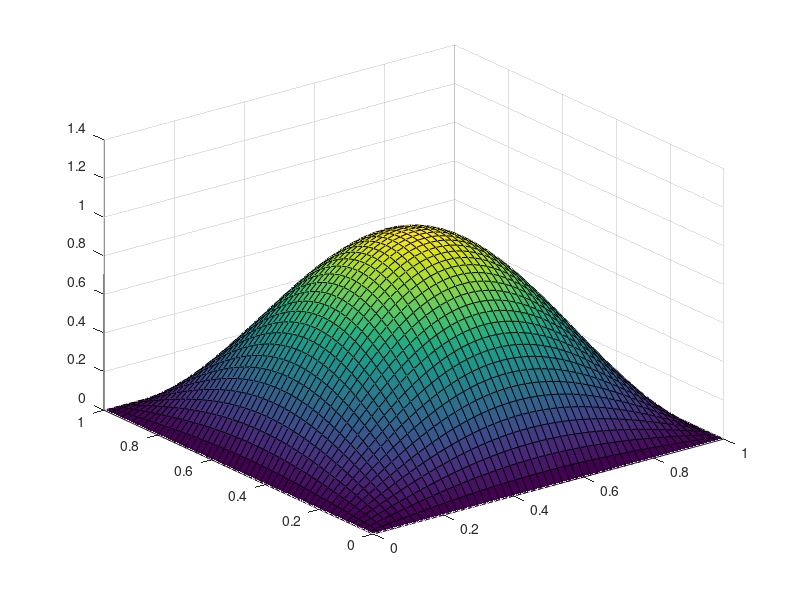

Source code (MATLAB):
x = 0:1/50:1;
y = 0:1/50:1;
[X, Y] = meshgrid(x, y);
u = [0 , 0 , 0 , 0 , 0 , 0 , 0 , 0 , 0 , 0 , 0 , 0 , 0 , 0 , 0 , 0 , 0 , 0 , 0 , 0 , 0 , 0 , 0 , 0 , 0 , 0 , 0 , 0 , 0 , 0 , 0 , 0 , 0 , 0 , 0 , 0 , 0 , 0 , 0 , 0 , 0 , 0 , 0 , 0 , 0 , 0 , 0 , 0 , 0 , 0 , 0 , ;
0 , 0.00394395 , 0.00787233 , 0.0117696 , 0.0156205 , 0.0194097 , 0.0231223 , 0.0267437 , 0.0302595 , 0.0336559 , 0.0369195 , 0.0400374 , 0.0429972 , 0.0457874 , 0.0483968 , 0.0508153 , 0.0530332 , 0.0550419 , 0.0568333 , 0.0584004 , 0.059737 , 0.0608379 , 0.0616986 , 0.0623159 , 0.0626872 , 0.0628112 , 0.0626872 , 0.0623159 , 0.0616986 , 0.0608379 , 0.059737 , 0.0584004 , 0.0568333 , 0.0550419 , 0.0530332 , 0.0508153 , 0.0483968 , 0.0457874 , 0.0429972 , 0.0400374 , 0.0369195 , 0.0336559 , 0.0302595 , 0.0267437 , 0.0231223 , 0.0194097 , 0.0156205 , 0.0117696 , 0.00787233 , 0.00394395 , 7.68962e-18 , ;
0 , 0.00787233 , 0.0157136 , 0.0234928 , 0.0311794 , 0.0387428 , 0.0461534 , 0.0533819 , 0.0603996 , 0.067179 , 0.0736933 , 0.0799167 , 0.0858247 , 0.0913941 , 0.0966027 , 0.10143 , 0.105857 , 0.109866 , 0.113442 , 0.11657 , 0.119238 , 0.121436 , 0.123154 , 0.124386 , 0.125127 , 0.125374 , 0.125127 , 0.124386 , 0.123154 , 0.121436 , 0.119238 , 0.11657 , 0.113442 , 0.109866 , 0.105857 , 0.10143 , 0.0966027 , 0.0913941 , 0.0858247 , 0.0799167 , 0.0736933 , 0.067179 , 0.0603996 , 0.0533819 , 0.0461534 , 0.0387428 , 0.0311794 , 0.0234928 , 0.0157136 , 0.00787233 , 1.53489e-17 , ;
0 , 0.0117696 , 0.0234928 , 0.0351233 , 0.0466152 , 0.0579231 , 0.0690024 , 0.0798093 , 0.0903013 , 0.100437 , 0.110176 , 0.119481 , 0.128314 , 0.13664 , 0.144427 , 0.151645 , 0.158263 , 0.164258 , 0.169603 , 0.17428 , 0.178269 , 0.181554 , 0.184123 , 0.185965 , 0.187073 , 0.187443 , 0.187073 , 0.185965 , 0.184123 , 0.181554 , 0.178269 , 0.17428 , 0.169603 , 0.164258 , 0.158263 , 0.151645 , 0.144427 , 0.13664 , 0.128314 , 0.119481 , 0.110176 , 0.100437 , 0.0903013 , 0.0798093 , 0.0690024 , 0.0579231 , 0.0466152 , 0.0351233 , 0.0234928 , 0.0117696 , 2.29476e-17 , ;
0 , 0.0156205 , 0.0311794 , 0.0466152 , 0.061867 , 0.0768747 , 0.091579 , 0.105922 , 0.119847 , 0.133299 , 0.146224 , 0.158573 , 0.170296 , 0.181347 , 0.191682 , 0.201261 , 0.210045 , 0.218 , 0.225095 , 0.231302 , 0.236596 , 0.240956 , 0.244365 , 0.24681 , 0.248281 , 0.248772 , 0.248281 , 0.24681 , 0.244365 , 0.240956 , 0.236596 , 0.231302 , 0.225095 , 0.218 , 0.210045 , 0.201261 , 0.191682 , 0.181347 , 0.170296 , 0.158573 , 0.146224 , 0.133299 , 0.119847 , 0.105922 , 0.091579 , 0.0768747 , 0.061867 , 0.0466152 , 0.0311794 , 0.0156205 , 3.04557e-17 , ;
0 , 0.0194097 , 0.0387428 , 0.0579231 , 0.0768747 , 0.0955229 , 0.113794 , 0.131616 , 0.148919 , 0.165634 , 0.181695 , 0.19704 , 0.211606 , 0.225338 , 0.23818 , 0.250082 , 0.260998 , 0.270883 , 0.279699 , 0.287411 , 0.293989 , 0.299407 , 0.303643 , 0.306681 , 0.308509 , 0.309119 , 0.308509 , 0.306681 , 0.303643 , 0.299407 , 0.293989 , 0.287411 , 0.279699 , 0.270883 , 0.260998 , 0.250082 , 0.23818 , 0.225338 , 0.211606 , 0.19704 , 0.181695 , 0.165634 , 0.148919 , 0.131616 , 0.113794 , 0.0955229 , 0.0768747 , 0.0579231 , 0.0387428 , 0.0194097 , 3.78437e-17 , ;
0 , 0.0231223 , 0.0461534 , 0.0690024 , 0.091579 , 0.113794 , 0.13556 , 0.156791 , 0.177404 , 0.197316 , 0.216449 , 0.234729 , 0.252082 , 0.26844 , 0.283738 , 0.297917 , 0.31092 , 0.322696 , 0.333199 , 0.342386 , 0.350222 , 0.356677 , 0.361723 , 0.365342 , 0.367519 , 0.368246 , 0.367519 , 0.365342 , 0.361723 , 0.356677 , 0.350222 , 0.342386 , 0.333199 , 0.322696 , 0.31092 , 0.297917 , 0.283738 , 0.26844 , 0.252082 , 0.234729 , 0.216449 , 0.197316 , 0.177404 , 0.156791 , 0.13556 , 0.113794 , 0.091579 , 0.0690024 , 0.0461534 , 0.0231223 , 4.50823e-17 , ;
0 , 0.0267437 , 0.0533819 , 0.0798093 , 0.105922 , 0.131616 , 0.156791 , 0.181348 , 0.205188 , 0.228219 , 0.250349 , 0.271491 , 0.291562 , 0.310482 , 0.328177 , 0.344576 , 0.359616 , 0.373236 , 0.385383 , 0.39601 , 0.405073 , 0.412538 , 0.418375 , 0.422561 , 0.425079 , 0.425919 , 0.425079 , 0.422561 , 0.418375 , 0.412538 , 0.405073 , 0.39601 , 0.385383 , 0.373236 , 0.359616 , 0.344576 , 0.328177 , 0.310482 , 0.291562 , 0.271491 , 0.250349 , 0.228219 , 0.205188 , 0.181348 , 0.156791 , 0.131616 , 0.105922 , 0.0798093 , 0.0533819 , 0.0267437 , 5.21429e-17 , ;
0 , 0.0302595 , 0.0603996 , 0.0903013 , 0.119847 , 0.148919 , 0.177404 , 0.205188 , 0.232163 , 0.258221 , 0.283261 , 0.307182 , 0.329892 , 0.351299 , 0.37132 , 0.389875 , 0.406892 , 0.422303 , 0.436047 , 0.448071 , 0.458326 , 0.466772 , 0.473376 , 0.478112 , 0.480961 , 0.481912 , 0.480961 , 0.478112 , 0.473376 , 0.466772 , 0.458326 , 0.448071 , 0.436047 , 0.422303 , 0.406892 , 0.389875 , 0.37132 , 0.351299 , 0.329892 , 0.307182 , 0.283261 , 0.258221 , 0.232163 , 0.205188 , 0.177404 , 0.148919 , 0.119847 , 0.0903013 , 0.0603996 , 0.0302595 , 5.89978e-17 , ;
0 , 0.0336559 , 0.067179 , 0.100437 , 0.133299 , 0.165634 , 0.197316 , 0.228219 , 0.258221 , 0.287205 , 0.315055 , 0.341661 , 0.366919 , 0.390729 , 0.412997 , 0.433636 , 0.452562 , 0.469703 , 0.48499 , 0.498363 , 0.509769 , 0.519164 , 0.526509 , 0.531777 , 0.534945 , 0.536003 , 0.534945 , 0.531777 , 0.526509 , 0.519164 , 0.509769 , 0.498363 , 0.48499 , 0.469703 , 0.452562 , 0.433636 , 0.412997 , 0.390729 , 0.366919 , 0.341661 , 0.315055 , 0.287205 , 0.258221 , 0.228219 , 0.197316 , 0.165634 , 0.133299 , 0.100437 , 0.067179 , 0.0336559 , 6.56199e-17 , ;
0 , 0.0369195 , 0.0736933 , 0.110176 , 0.146224 , 0.181695 , 0.216449 , 0.250349 , 0.283261 , 0.315055 , 0.345605 , 0.374792 , 0.402499 , 0.428618 , 0.453045 , 0.475685 , 0.496447 , 0.51525 , 0.532019 , 0.546689 , 0.559201 , 0.569506 , 0.577564 , 0.583342 , 0.586818 , 0.587979 , 0.586818 , 0.583342 , 0.577564 , 0.569506 , 0.559201 , 0.546689 , 0.532019 , 0.51525 , 0.496447 , 0.475685 , 0.453045 , 0.428618 , 0.402499 , 0.374792 , 0.345605 , 0.315055 , 0.283261 , 0.250349 , 0.216449 , 0.181695 , 0.146224 , 0.110176 , 0.0736933 , 0.0369195 , 7.19829e-17 , ;
0 , 0.0400374 , 0.0799167 , 0.119481 , 0.158573 , 0.19704 , 0.234729 , 0.271491 , 0.307182 , 0.341661 , 0.374792 , 0.406443 , 0.43649 , 0.464815 , 0.491305 , 0.515857 , 0.538372 , 0.558763 , 0.576948 , 0.592857 , 0.606426 , 0.617601 , 0.626339 , 0.632606 , 0.636375 , 0.637634 , 0.636375 , 0.632606 , 0.626339 , 0.617601 , 0.606426 , 0.592857 , 0.576948 , 0.558763 , 0.538372 , 0.515857 , 0.491305 , 0.464815 , 0.43649 , 0.406443 , 0.374792 , 0.341661 , 0.307182 , 0.271491 , 0.234729 , 0.19704 , 0.158573 , 0.119481 , 0.0799167 , 0.0400374 , 7.80619e-17 , ;
0 , 0.0429972 , 0.0858247 , 0.128314 , 0.170296 , 0.211606 , 0.252082 , 0.291562 , 0.329892 , 0.366919 , 0.402499 , 0.43649 , 0.468759 , 0.499178 , 0.527626 , 0.553992 , 0.578172 , 0.600071 , 0.619601 , 0.636685 , 0.651257 , 0.663259 , 0.672643 , 0.679373 , 0.683421 , 0.684772 , 0.683421 , 0.679373 , 0.672643 , 0.663259 , 0.651257 , 0.636685 , 0.619601 , 0.600071 , 0.578172 , 0.553992 , 0.527626 , 0.499178 , 0.468759 , 0.43649 , 0.402499 , 0.366919 , 0.329892 , 0.291562 , 0.252082 , 0.211606 , 0.170296 , 0.128314 , 0.0858247 , 0.0429972 , 8.38328e-17 , ;
0 , 0.0457874 , 0.0913941 , 0.13664 , 0.181347 , 0.225338 , 0.26844 , 0.310482 , 0.351299 , 0.390729 , 0.428618 , 0.464815 , 0.499178 , 0.53157 , 0.561865 , 0.589942 , 0.615691 , 0.63901 , 0.659808 , 0.678001 , 0.693518 , 0.706299 , 0.716292 , 0.723458 , 0.72777 , 0.729208 , 0.72777 , 0.723458 , 0.716292 , 0.706299 , 0.693518 , 0.678001 , 0.659808 , 0.63901 , 0.615691 , 0.589942 , 0.561865 , 0.53157 , 0.499178 , 0.464815 , 0.428618 , 0.390729 , 0.351299 , 0.310482 , 0.26844 , 0.225338 , 0.181347 , 0.13664 , 0.0913941 , 0.0457874 , 8.92729e-17 , ;
0 , 0.0483968 , 0.0966027 , 0.144427 , 0.191682 , 0.23818 , 0.283738 , 0.328177 , 0.37132 , 0.412997 , 0.453045 , 0.491305 , 0.527626 , 0.561865 , 0.593886 , 0.623563 , 0.65078 , 0.675428 , 0.697411 , 0.716641 , 0.733043 , 0.746552 , 0.757114 , 0.764689 , 0.769246 , 0.770767 , 0.769246 , 0.764689 , 0.757114 , 0.746552 , 0.733043 , 0.716641 , 0.697411 , 0.675428 , 0.65078 , 0.623563 , 0.593886 , 0.561865 , 0.527626 , 0.491305 , 0.453045 , 0.412997 , 0.37132 , 0.328177 , 0.283738 , 0.23818 , 0.191682 , 0.144427 , 0.0966027 , 0.0483968 , 9.43607e-17 , ;
0 , 0.0508153 , 0.10143 , 0.151645 , 0.201261 , 0.250082 , 0.297917 , 0.344576 , 0.389875 , 0.433636 , 0.475685 , 0.515857 , 0.553992 , 0.589942 , 0.623563 , 0.654724 , 0.6833 , 0.70918 , 0.732261 , 0.752452 , 0.769674 , 0.783858 , 0.794949 , 0.802902 , 0.807686 , 0.809283 , 0.807686 , 0.802902 , 0.794949 , 0.783858 , 0.769674 , 0.752452 , 0.732261 , 0.70918 , 0.6833 , 0.654724 , 0.623563 , 0.589942 , 0.553992 , 0.515857 , 0.475685 , 0.433636 , 0.389875 , 0.344576 , 0.297917 , 0.250082 , 0.201261 , 0.151645 , 0.10143 , 0.0508153 , 9.9076e-17 , ;
0 , 0.0530332 , 0.105857 , 0.158263 , 0.210045 , 0.260998 , 0.31092 , 0.359616 , 0.406892 , 0.452562 , 0.496447 , 0.538372 , 0.578172 , 0.615691 , 0.65078 , 0.6833 , 0.713124 , 0.740134 , 0.764222 , 0.785295 , 0.803268 , 0.818071 , 0.829645 , 0.837946 , 0.842939 , 0.844606 , 0.842939 , 0.837946 , 0.829645 , 0.818071 , 0.803268 , 0.785295 , 0.764222 , 0.740134 , 0.713124 , 0.6833 , 0.65078 , 0.615691 , 0.578172 , 0.538372 , 0.496447 , 0.452562 , 0.406892 , 0.359616 , 0.31092 , 0.260998 , 0.210045 , 0.158263 , 0.105857 , 0.0530332 , 1.034e-16 , ;
0 , 0.0550419 , 0.109866 , 0.164258 , 0.218 , 0.270883 , 0.322696 , 0.373236 , 0.422303 , 0.469703 , 0.51525 , 0.558763 , 0.600071 , 0.63901 , 0.675428 , 0.70918 , 0.740134 , 0.768166 , 0.793167 , 0.815037 , 0.833691 , 0.849055 , 0.861068 , 0.869683 , 0.874865 , 0.876595 , 0.874865 , 0.869683 , 0.861068 , 0.849055 , 0.833691 , 0.815037 , 0.793167 , 0.768166 , 0.740134 , 0.70918 , 0.675428 , 0.63901 , 0.600071 , 0.558763 , 0.51525 , 0.469703 , 0.422303 , 0.373236 , 0.322696 , 0.270883 , 0.218 , 0.164258 , 0.109866 , 0.0550419 , 1.07317e-16 , ;
0 , 0.0568333 , 0.113442 , 0.169603 , 0.225095 , 0.279699 , 0.333199 , 0.385383 , 0.436047 , 0.48499 , 0.532019 , 0.576948 , 0.619601 , 0.659808 , 0.697411 , 0.732261 , 0.764222 , 0.793167 , 0.818981 , 0.841564 , 0.860825 , 0.876689 , 0.889093 , 0.897988 , 0.903339 , 0.905125 , 0.903339 , 0.897988 , 0.889093 , 0.876689 , 0.860825 , 0.841564 , 0.818981 , 0.793167 , 0.764222 , 0.732261 , 0.697411 , 0.659808 , 0.619601 , 0.576948 , 0.532019 , 0.48499 , 0.436047 , 0.385383 , 0.333199 , 0.279699 , 0.225095 , 0.169603 , 0.113442 , 0.0568333 , 1.10809e-16 , ;
0 , 0.0584004 , 0.11657 , 0.17428 , 0.231302 , 0.287411 , 0.342386 , 0.39601 , 0.448071 , 0.498363 , 0.546689 , 0.592857 , 0.636685 , 0.678001 , 0.716641 , 0.752452 , 0.785295 , 0.815037 , 0.841564 , 0.864769 , 0.884561 , 0.900862 , 0.913608 , 0.922748 , 0.928247 , 0.930082 , 0.928247 , 0.922748 , 0.913608 , 0.900862 , 0.884561 , 0.864769 , 0.841564 , 0.815037 , 0.785295 , 0.752452 , 0.716641 , 0.678001 , 0.636685 , 0.592857 , 0.546689 , 0.498363 , 0.448071 , 0.39601 , 0.342386 , 0.287411 , 0.231302 , 0.17428 , 0.11657 , 0.0584004 , 1.13865e-16 , ;
0 , 0.059737 , 0.119238 , 0.178269 , 0.236596 , 0.293989 , 0.350222 , 0.405073 , 0.458326 , 0.509769 , 0.559201 , 0.606426 , 0.651257 , 0.693518 , 0.733043 , 0.769674 , 0.803268 , 0.833691 , 0.860825 , 0.884561 , 0.904806 , 0.92148 , 0.934518 , 0.943868 , 0.949492 , 0.951369 , 0.949492 , 0.943868 , 0.934518 , 0.92148 , 0.904806 , 0.884561 , 0.860825 , 0.833691 , 0.803268 , 0.769674 , 0.733043 , 0.693518 , 0.651257 , 0.606426 , 0.559201 , 0.509769 , 0.458326 , 0.405073 , 0.350222 , 0.293989 , 0.236596 , 0.178269 , 0.119238 , 0.059737 , 1.16471e-16 , ;
0 , 0.0608379 , 0.121436 , 0.181554 , 0.240956 , 0.299407 , 0.356677 , 0.412538 , 0.466772 , 0.519164 , 0.569506 , 0.617601 , 0.663259 , 0.706299 , 0.746552 , 0.783858 , 0.818071 , 0.849055 , 0.876689 , 0.900862 , 0.92148 , 0.938462 , 0.95174 , 0.961262 , 0.96699 , 0.968902 , 0.96699 , 0.961262 , 0.95174 , 0.938462 , 0.92148 , 0.900862 , 0.876689 , 0.849055 , 0.818071 , 0.783858 , 0.746552 , 0.706299 , 0.663259 , 0.617601 , 0.569506 , 0.519164 , 0.466772 , 0.412538 , 0.356677 , 0.299407 , 0.240956 , 0.181554 , 0.121436 , 0.0608379 , 1.18617e-16 , ;
0 , 0.0616986 , 0.123154 , 0.184123 , 0.244365 , 0.303643 , 0.361723 , 0.418375 , 0.473376 , 0.526509 , 0.577564 , 0.626339 , 0.672643 , 0.716292 , 0.757114 , 0.794949 , 0.829645 , 0.861068 , 0.889093 , 0.913608 , 0.934518 , 0.95174 , 0.965206 , 0.974862 , 0.980671 , 0.98261 , 0.980671 , 0.974862 , 0.965206 , 0.95174 , 0.934518 , 0.913608 , 0.889093 , 0.861068 , 0.829645 , 0.794949 , 0.757114 , 0.716292 , 0.672643 , 0.626339 , 0.577564 , 0.526509 , 0.473376 , 0.418375 , 0.361723 , 0.303643 , 0.244365 , 0.184123 , 0.123154 , 0.0616986 , 1.20295e-16 , ;
0 , 0.0623159 , 0.124386 , 0.185965 , 0.24681 , 0.306681 , 0.365342 , 0.422561 , 0.478112 , 0.531777 , 0.583342 , 0.632606 , 0.679373 , 0.723458 , 0.764689 , 0.802902 , 0.837946 , 0.869683 , 0.897988 , 0.922748 , 0.943868 , 0.961262 , 0.974862 , 0.984615 , 0.990483 , 0.992441 , 0.990483 , 0.984615 , 0.974862 , 0.961262 , 0.943868 , 0.922748 , 0.897988 , 0.869683 , 0.837946 , 0.802902 , 0.764689 , 0.723458 , 0.679373 , 0.632606 , 0.583342 , 0.531777 , 0.478112 , 0.422561 , 0.365342 , 0.306681 , 0.24681 , 0.185965 , 0.124386 , 0.0623159 , 1.21499e-16 , ;
0 , 0.0626872 , 0.125127 , 0.187073 , 0.248281 , 0.308509 , 0.367519 , 0.425079 , 0.480961 , 0.534945 , 0.586818 , 0.636375 , 0.683421 , 0.72777 , 0.769246 , 0.807686 , 0.842939 , 0.874865 , 0.903339 , 0.928247 , 0.949492 , 0.96699 , 0.980671 , 0.990483 , 0.996385 , 0.998355 , 0.996385 , 0.990483 , 0.980671 , 0.96699 , 0.949492 , 0.928247 , 0.903339 , 0.874865 , 0.842939 , 0.807686 , 0.769246 , 0.72777 , 0.683421 , 0.636375 , 0.586818 , 0.534945 , 0.480961 , 0.425079 , 0.367519 , 0.308509 , 0.248281 , 0.187073 , 0.125127 , 0.0626872 , 1.22223e-16 , ;
0 , 0.0628112 , 0.125374 , 0.187443 , 0.248772 , 0.309119 , 0.368246 , 0.425919 , 0.481912 , 0.536003 , 0.587979 , 0.637634 , 0.684772 , 0.729208 , 0.770767 , 0.809283 , 0.844606 , 0.876595 , 0.905125 , 0.930082 , 0.951369 , 0.968902 , 0.98261 , 0.992441 , 0.998355 , 1.00033 , 0.998355 , 0.992441 , 0.98261 , 0.968902 , 0.951369 , 0.930082 , 0.905125 , 0.876595 , 0.844606 , 0.809283 , 0.770767 , 0.729208 , 0.684772 , 0.637634 , 0.587979 , 0.536003 , 0.481912 , 0.425919 , 0.368246 , 0.309119 , 0.248772 , 0.187443 , 0.125374 , 0.0628112 , 1.22465e-16 , ;
0 , 0.0626872 , 0.125127 , 0.187073 , 0.248281 , 0.308509 , 0.367519 , 0.425079 , 0.480961 , 0.534945 , 0.586818 , 0.636375 , 0.683421 , 0.72777 , 0.769246 , 0.807686 , 0.842939 , 0.874865 , 0.903339 , 0.928247 , 0.949492 , 0.96699 , 0.980671 , 0.990483 , 0.996385 , 0.998355 , 0.996385 , 0.990483 , 0.980671 , 0.96699 , 0.949492 , 0.928247 , 0.903339 , 0.874865 , 0.842939 , 0.807686 , 0.769246 , 0.72777 , 0.683421 , 0.636375 , 0.586818 , 0.534945 , 0.480961 , 0.425079 , 0.367519 , 0.308509 , 0.248281 , 0.187073 , 0.125127 , 0.0626872 , 1.22223e-16 , ;
0 , 0.0623159 , 0.124386 , 0.185965 , 0.24681 , 0.306681 , 0.365342 , 0.422561 , 0.478112 , 0.531777 , 0.583342 , 0.632606 , 0.679373 , 0.723458 , 0.764689 , 0.802902 , 0.837946 , 0.869683 , 0.897988 , 0.922748 , 0.943868 , 0.961262 , 0.974862 , 0.984615 , 0.990483 , 0.992441 , 0.990483 , 0.984615 , 0.974862 , 0.961262 , 0.943868 , 0.922748 , 0.897988 , 0.869683 , 0.837946 , 0.802902 , 0.764689 , 0.723458 , 0.679373 , 0.632606 , 0.583342 , 0.531777 , 0.478112 , 0.422561 , 0.365342 , 0.306681 , 0.24681 , 0.185965 , 0.124386 , 0.0623159 , 1.21499e-16 , ;
0 , 0.0616986 , 0.123154 , 0.184123 , 0.244365 , 0.303643 , 0.361723 , 0.418375 , 0.473376 , 0.526509 , 0.577564 , 0.626339 , 0.672643 , 0.716292 , 0.757114 , 0.794949 , 0.829645 , 0.861068 , 0.889093 , 0.913608 , 0.934518 , 0.95174 , 0.965206 , 0.974862 , 0.980671 , 0.98261 , 0.980671 , 0.974862 , 0.965206 , 0.95174 , 0.934518 , 0.913608 , 0.889093 , 0.861068 , 0.829645 , 0.794949 , 0.757114 , 0.716292 , 0.672643 , 0.626339 , 0.577564 , 0.526509 , 0.473376 , 0.418375 , 0.361723 , 0.303643 , 0.244365 , 0.184123 , 0.123154 , 0.0616986 , 1.20295e-16 , ;
0 , 0.0608379 , 0.121436 , 0.181554 , 0.240956 , 0.299407 , 0.356677 , 0.412538 , 0.466772 , 0.519164 , 0.569506 , 0.617601 , 0.663259 , 0.706299 , 0.746552 , 0.783858 , 0.818071 , 0.849055 , 0.876689 , 0.900862 , 0.92148 , 0.938462 , 0.95174 , 0.961262 , 0.96699 , 0.968902 , 0.96699 , 0.961262 , 0.95174 , 0.938462 , 0.92148 , 0.900862 , 0.876689 , 0.849055 , 0.818071 , 0.783858 , 0.746552 , 0.706299 , 0.663259 , 0.617601 , 0.569506 , 0.519164 , 0.466772 , 0.412538 , 0.356677 , 0.299407 , 0.240956 , 0.181554 , 0.121436 , 0.0608379 , 1.18617e-16 , ;
0 , 0.059737 , 0.119238 , 0.178269 , 0.236596 , 0.293989 , 0.350222 , 0.405073 , 0.458326 , 0.509769 , 0.559201 , 0.606426 , 0.651257 , 0.693518 , 0.733043 , 0.769674 , 0.803268 , 0.833691 , 0.860825 , 0.884561 , 0.904806 , 0.92148 , 0.934518 , 0.943868 , 0.949492 , 0.951369 , 0.949492 , 0.943868 , 0.934518 , 0.92148 , 0.904806 , 0.884561 , 0.860825 , 0.833691 , 0.803268 , 0.769674 , 0.733043 , 0.693518 , 0.651257 , 0.606426 , 0.559201 , 0.509769 , 0.458326 , 0.405073 , 0.350222 , 0.293989 , 0.236596 , 0.178269 , 0.119238 , 0.059737 , 1.16471e-16 , ;
0 , 0.0584004 , 0.11657 , 0.17428 , 0.231302 , 0.287411 , 0.342386 , 0.39601 , 0.448071 , 0.498363 , 0.546689 , 0.592857 , 0.636685 , 0.678001 , 0.716641 , 0.752452 , 0.785295 , 0.815037 , 0.841564 , 0.864769 , 0.884561 , 0.900862 , 0.913608 , 0.922748 , 0.928247 , 0.930082 , 0.928247 , 0.922748 , 0.913608 , 0.900862 , 0.884561 , 0.864769 , 0.841564 , 0.815037 , 0.785295 , 0.752452 , 0.716641 , 0.678001 , 0.636685 , 0.592857 , 0.546689 , 0.498363 , 0.448071 , 0.39601 , 0.342386 , 0.287411 , 0.231302 , 0.17428 , 0.11657 , 0.0584004 , 1.13865e-16 , ;
0 , 0.0568333 , 0.113442 , 0.169603 , 0.225095 , 0.279699 , 0.333199 , 0.385383 , 0.436047 , 0.48499 , 0.532019 , 0.576948 , 0.619601 , 0.659808 , 0.697411 , 0.732261 , 0.764222 , 0.793167 , 0.818981 , 0.841564 , 0.860825 , 0.876689 , 0.889093 , 0.897988 , 0.903339 , 0.905125 , 0.903339 , 0.897988 , 0.889093 , 0.876689 , 0.860825 , 0.841564 , 0.818981 , 0.793167 , 0.764222 , 0.732261 , 0.697411 , 0.659808 , 0.619601 , 0.576948 , 0.532019 , 0.48499 , 0.436047 , 0.385383 , 0.333199 , 0.279699 , 0.225095 , 0.169603 , 0.113442 , 0.0568333 , 1.10809e-16 , ;
0 , 0.0550419 , 0.109866 , 0.164258 , 0.218 , 0.270883 , 0.322696 , 0.373236 , 0.422303 , 0.469703 , 0.51525 , 0.558763 , 0.600071 , 0.63901 , 0.675428 , 0.70918 , 0.740134 , 0.768166 , 0.793167 , 0.815037 , 0.833691 , 0.849055 , 0.861068 , 0.869683 , 0.874865 , 0.876595 , 0.874865 , 0.869683 , 0.861068 , 0.849055 , 0.833691 , 0.815037 , 0.793167 , 0.768166 , 0.740134 , 0.70918 , 0.675428 , 0.63901 , 0.600071 , 0.558763 , 0.51525 , 0.469703 , 0.422303 , 0.373236 , 0.322696 , 0.270883 , 0.218 , 0.164258 , 0.109866 , 0.0550419 , 1.07317e-16 , ;
0 , 0.0530332 , 0.105857 , 0.158263 , 0.210045 , 0.260998 , 0.31092 , 0.359616 , 0.406892 , 0.452562 , 0.496447 , 0.538372 , 0.578172 , 0.615691 , 0.65078 , 0.6833 , 0.713124 , 0.740134 , 0.764222 , 0.785295 , 0.803268 , 0.818071 , 0.829645 , 0.837946 , 0.842939 , 0.844606 , 0.842939 , 0.837946 , 0.829645 , 0.818071 , 0.803268 , 0.785295 , 0.764222 , 0.740134 , 0.713124 , 0.6833 , 0.65078 , 0.615691 , 0.578172 , 0.538372 , 0.496447 , 0.452562 , 0.406892 , 0.359616 , 0.31092 , 0.260998 , 0.210045 , 0.158263 , 0.105857 , 0.0530332 , 1.034e-16 , ;
0 , 0.0508153 , 0.10143 , 0.151645 , 0.201261 , 0.250082 , 0.297917 , 0.344576 , 0.389875 , 0.433636 , 0.475685 , 0.515857 , 0.553992 , 0.589942 , 0.623563 , 0.654724 , 0.6833 , 0.70918 , 0.732261 , 0.752452 , 0.769674 , 0.783858 , 0.794949 , 0.802902 , 0.807686 , 0.809283 , 0.807686 , 0.802902 , 0.794949 , 0.783858 , 0.769674 , 0.752452 , 0.732261 , 0.70918 , 0.6833 , 0.654724 , 0.623563 , 0.589942 , 0.553992 , 0.515857 , 0.475685 , 0.433636 , 0.389875 , 0.344576 , 0.297917 , 0.250082 , 0.201261 , 0.151645 , 0.10143 , 0.0508153 , 9.9076e-17 , ;
0 , 0.0483968 , 0.0966027 , 0.144427 , 0.191682 , 0.23818 , 0.283738 , 0.328177 , 0.37132 , 0.412997 , 0.453045 , 0.491305 , 0.527626 , 0.561865 , 0.593886 , 0.623563 , 0.65078 , 0.675428 , 0.697411 , 0.716641 , 0.733043 , 0.746552 , 0.757114 , 0.764689 , 0.769246 , 0.770767 , 0.769246 , 0.764689 , 0.757114 , 0.746552 , 0.733043 , 0.716641 , 0.697411 , 0.675428 , 0.65078 , 0.623563 , 0.593886 , 0.561865 , 0.527626 , 0.491305 , 0.453045 , 0.412997 , 0.37132 , 0.328177 , 0.283738 , 0.23818 , 0.191682 , 0.144427 , 0.0966027 , 0.0483968 , 9.43607e-17 , ;
0 , 0.0457874 , 0.0913941 , 0.13664 , 0.181347 , 0.225338 , 0.26844 , 0.310482 , 0.351299 , 0.390729 , 0.428618 , 0.464815 , 0.499178 , 0.53157 , 0.561865 , 0.589942 , 0.615691 , 0.63901 , 0.659808 , 0.678001 , 0.693518 , 0.706299 , 0.716292 , 0.723458 , 0.72777 , 0.729208 , 0.72777 , 0.723458 , 0.716292 , 0.706299 , 0.693518 , 0.678001 , 0.659808 , 0.63901 , 0.615691 , 0.589942 , 0.561865 , 0.53157 , 0.499178 , 0.464815 , 0.428618 , 0.390729 , 0.351299 , 0.310482 , 0.26844 , 0.225338 , 0.181347 , 0.13664 , 0.0913941 , 0.0457874 , 8.92729e-17 , ;
0 , 0.0429972 , 0.0858247 , 0.128314 , 0.170296 , 0.211606 , 0.252082 , 0.291562 , 0.329892 , 0.366919 , 0.402499 , 0.43649 , 0.468759 , 0.499178 , 0.527626 , 0.553992 , 0.578172 , 0.600071 , 0.619601 , 0.636685 , 0.651257 , 0.663259 , 0.672643 , 0.679373 , 0.683421 , 0.684772 , 0.683421 , 0.679373 , 0.672643 , 0.663259 , 0.651257 , 0.636685 , 0.619601 , 0.600071 , 0.578172 , 0.553992 , 0.527626 , 0.499178 , 0.468759 , 0.43649 , 0.402499 , 0.366919 , 0.329892 , 0.291562 , 0.252082 , 0.211606 , 0.170296 , 0.128314 , 0.0858247 , 0.0429972 , 8.38328e-17 , ;
0 , 0.0400374 , 0.0799167 , 0.119481 , 0.158573 , 0.19704 , 0.234729 , 0.271491 , 0.307182 , 0.341661 , 0.374792 , 0.406443 , 0.43649 , 0.464815 , 0.491305 , 0.515857 , 0.538372 , 0.558763 , 0.576948 , 0.592857 , 0.606426 , 0.617601 , 0.626339 , 0.632606 , 0.636375 , 0.637634 , 0.636375 , 0.632606 , 0.626339 , 0.617601 , 0.606426 , 0.592857 , 0.576948 , 0.558763 , 0.538372 , 0.515857 , 0.491305 , 0.464815 , 0.43649 , 0.406443 , 0.374792 , 0.341661 , 0.307182 , 0.271491 , 0.234729 , 0.19704 , 0.158573 , 0.119481 , 0.0799167 , 0.0400374 , 7.80619e-17 , ;
0 , 0.0369195 , 0.0736933 , 0.110176 , 0.146224 , 0.181695 , 0.216449 , 0.250349 , 0.283261 , 0.315055 , 0.345605 , 0.374792 , 0.402499 , 0.428618 , 0.453045 , 0.475685 , 0.496447 , 0.51525 , 0.532019 , 0.546689 , 0.559201 , 0.569506 , 0.577564 , 0.583342 , 0.586818 , 0.587979 , 0.586818 , 0.583342 , 0.577564 , 0.569506 , 0.559201 , 0.546689 , 0.532019 , 0.51525 , 0.496447 , 0.475685 , 0.453045 , 0.428618 , 0.402499 , 0.374792 , 0.345605 , 0.315055 , 0.283261 , 0.250349 , 0.216449 , 0.181695 , 0.146224 , 0.110176 , 0.0736933 , 0.0369195 , 7.19829e-17 , ;
0 , 0.0336559 , 0.067179 , 0.100437 , 0.133299 , 0.165634 , 0.197316 , 0.228219 , 0.258221 , 0.287205 , 0.315055 , 0.341661 , 0.366919 , 0.390729 , 0.412997 , 0.433636 , 0.452562 , 0.469703 , 0.48499 , 0.498363 , 0.509769 , 0.519164 , 0.526509 , 0.531777 , 0.534945 , 0.536003 , 0.534945 , 0.531777 , 0.526509 , 0.519164 , 0.509769 , 0.498363 , 0.48499 , 0.469703 , 0.452562 , 0.433636 , 0.412997 , 0.390729 , 0.366919 , 0.341661 , 0.315055 , 0.287205 , 0.258221 , 0.228219 , 0.197316 , 0.165634 , 0.133299 , 0.100437 , 0.067179 , 0.0336559 , 6.56199e-17 , ;
0 , 0.0302595 , 0.0603996 , 0.0903013 , 0.119847 , 0.148919 , 0.177404 , 0.205188 , 0.232163 , 0.258221 , 0.283261 , 0.307182 , 0.329892 , 0.351299 , 0.37132 , 0.389875 , 0.406892 , 0.422303 , 0.436047 , 0.448071 , 0.458326 , 0.466772 , 0.473376 , 0.478112 , 0.480961 , 0.481912 , 0.480961 , 0.478112 , 0.473376 , 0.466772 , 0.458326 , 0.448071 , 0.436047 , 0.422303 , 0.406892 , 0.389875 , 0.37132 , 0.351299 , 0.329892 , 0.307182 , 0.283261 , 0.258221 , 0.232163 , 0.205188 , 0.177404 , 0.148919 , 0.119847 , 0.0903013 , 0.0603996 , 0.0302595 , 5.89978e-17 , ;
0 , 0.0267437 , 0.0533819 , 0.0798093 , 0.105922 , 0.131616 , 0.156791 , 0.181348 , 0.205188 , 0.228219 , 0.250349 , 0.271491 , 0.291562 , 0.310482 , 0.328177 , 0.344576 , 0.359616 , 0.373236 , 0.385383 , 0.39601 , 0.405073 , 0.412538 , 0.418375 , 0.422561 , 0.425079 , 0.425919 , 0.425079 , 0.422561 , 0.418375 , 0.412538 , 0.405073 , 0.39601 , 0.385383 , 0.373236 , 0.359616 , 0.344576 , 0.328177 , 0.310482 , 0.291562 , 0.271491 , 0.250349 , 0.228219 , 0.205188 , 0.181348 , 0.156791 , 0.131616 , 0.105922 , 0.0798093 , 0.0533819 , 0.0267437 , 5.21429e-17 , ;
0 , 0.0231223 , 0.0461534 , 0.0690024 , 0.091579 , 0.113794 , 0.13556 , 0.156791 , 0.177404 , 0.197316 , 0.216449 , 0.234729 , 0.252082 , 0.26844 , 0.283738 , 0.297917 , 0.31092 , 0.322696 , 0.333199 , 0.342386 , 0.350222 , 0.356677 , 0.361723 , 0.365342 , 0.367519 , 0.368246 , 0.367519 , 0.365342 , 0.361723 , 0.356677 , 0.350222 , 0.342386 , 0.333199 , 0.322696 , 0.31092 , 0.297917 , 0.283738 , 0.26844 , 0.252082 , 0.234729 , 0.216449 , 0.197316 , 0.177404 , 0.156791 , 0.13556 , 0.113794 , 0.091579 , 0.0690024 , 0.0461534 , 0.0231223 , 4.50823e-17 , ;
0 , 0.0194097 , 0.0387428 , 0.0579231 , 0.0768747 , 0.0955229 , 0.113794 , 0.131616 , 0.148919 , 0.165634 , 0.181695 , 0.19704 , 0.211606 , 0.225338 , 0.23818 , 0.250082 , 0.260998 , 0.270883 , 0.279699 , 0.287411 , 0.293989 , 0.299407 , 0.303643 , 0.306681 , 0.308509 , 0.309119 , 0.308509 , 0.306681 , 0.303643 , 0.299407 , 0.293989 , 0.287411 , 0.279699 , 0.270883 , 0.260998 , 0.250082 , 0.23818 , 0.225338 , 0.211606 , 0.19704 , 0.181695 , 0.165634 , 0.148919 , 0.131616 , 0.113794 , 0.0955229 , 0.0768747 , 0.0579231 , 0.0387428 , 0.0194097 , 3.78437e-17 , ;
0 , 0.0156205 , 0.0311794 , 0.0466152 , 0.061867 , 0.0768747 , 0.091579 , 0.105922 , 0.119847 , 0.133299 , 0.146224 , 0.158573 , 0.170296 , 0.181347 , 0.191682 , 0.201261 , 0.210045 , 0.218 , 0.225095 , 0.231302 , 0.236596 , 0.240956 , 0.244365 , 0.24681 , 0.248281 , 0.248772 , 0.248281 , 0.24681 , 0.244365 , 0.240956 , 0.236596 , 0.231302 , 0.225095 , 0.218 , 0.210045 , 0.201261 , 0.191682 , 0.181347 , 0.170296 , 0.158573 , 0.146224 , 0.133299 , 0.119847 , 0.105922 , 0.091579 , 0.0768747 , 0.061867 , 0.0466152 , 0.0311794 , 0.0156205 , 3.04557e-17 , ;
0 , 0.0117696 , 0.0234928 , 0.0351233 , 0.0466152 , 0.0579231 , 0.0690024 , 0.0798093 , 0.0903013 , 0.100437 , 0.110176 , 0.119481 , 0.128314 , 0.13664 , 0.144427 , 0.151645 , 0.158263 , 0.164258 , 0.169603 , 0.17428 , 0.178269 , 0.181554 , 0.184123 , 0.185965 , 0.187073 , 0.187443 , 0.187073 , 0.185965 , 0.184123 , 0.181554 , 0.178269 , 0.17428 , 0.169603 , 0.164258 , 0.158263 , 0.151645 , 0.144427 , 0.13664 , 0.128314 , 0.119481 , 0.110176 , 0.100437 , 0.0903013 , 0.0798093 , 0.0690024 , 0.0579231 , 0.0466152 , 0.0351233 , 0.0234928 , 0.0117696 , 2.29476e-17 , ;
0 , 0.00787233 , 0.0157136 , 0.0234928 , 0.0311794 , 0.0387428 , 0.0461534 , 0.0533819 , 0.0603996 , 0.067179 , 0.0736933 , 0.0799167 , 0.0858247 , 0.0913941 , 0.0966027 , 0.10143 , 0.105857 , 0.109866 , 0.113442 , 0.11657 , 0.119238 , 0.121436 , 0.123154 , 0.124386 , 0.125127 , 0.125374 , 0.125127 , 0.124386 , 0.123154 , 0.121436 , 0.119238 , 0.11657 , 0.113442 , 0.109866 , 0.105857 , 0.10143 , 0.0966027 , 0.0913941 , 0.0858247 , 0.0799167 , 0.0736933 , 0.067179 , 0.0603996 , 0.0533819 , 0.0461534 , 0.0387428 , 0.0311794 , 0.0234928 , 0.0157136 , 0.00787233 , 1.53489e-17 , ;
0 , 0.00394395 , 0.00787233 , 0.0117696 , 0.0156205 , 0.0194097 , 0.0231223 , 0.0267437 , 0.0302595 , 0.0336559 , 0.0369195 , 0.0400374 , 0.0429972 , 0.0457874 , 0.0483968 , 0.0508153 , 0.0530332 , 0.0550419 , 0.0568333 , 0.0584004 , 0.059737 , 0.0608379 , 0.0616986 , 0.0623159 , 0.0626872 , 0.0628112 , 0.0626872 , 0.0623159 , 0.0616986 , 0.0608379 , 0.059737 , 0.0584004 , 0.0568333 , 0.0550419 , 0.0530332 , 0.0508153 , 0.0483968 , 0.0457874 , 0.0429972 , 0.0400374 , 0.0369195 , 0.0336559 , 0.0302595 , 0.0267437 , 0.0231223 , 0.0194097 , 0.0156205 , 0.0117696 , 0.00787233 , 0.00394395 , 7.68962e-18 , ;
0 , 7.68962e-18 , 1.53489e-17 , 2.29476e-17 , 3.04557e-17 , 3.78437e-17 , 4.50823e-17 , 5.21429e-17 , 5.89978e-17 , 6.56199e-17 , 7.19829e-17 , 7.80619e-17 , 8.38328e-17 , 8.92729e-17 , 9.43607e-17 , 9.9076e-17 , 1.034e-16 , 1.07317e-16 , 1.10809e-16 , 1.13865e-16 , 1.16471e-16 , 1.18617e-16 , 1.20295e-16 , 1.21499e-16 , 1.22223e-16 , 1.22465e-16 , 1.22223e-16 , 1.21499e-16 , 1.20295e-16 , 1.18617e-16 , 1.16471e-16 , 1.13865e-16 , 1.10809e-16 , 1.07317e-16 , 1.034e-16 , 9.9076e-17 , 9.43607e-17 , 8.92729e-17 , 8.38328e-17 , 7.80619e-17 , 7.19829e-17 , 6.56199e-17 , 5.89978e-17 , 5.21429e-17 , 4.50823e-17 , 3.78437e-17 , 3.04557e-17 , 2.29476e-17 , 1.53489e-17 , 7.68962e-18 , 1.49976e-32 , ;
];
surf(X, Y, u);
